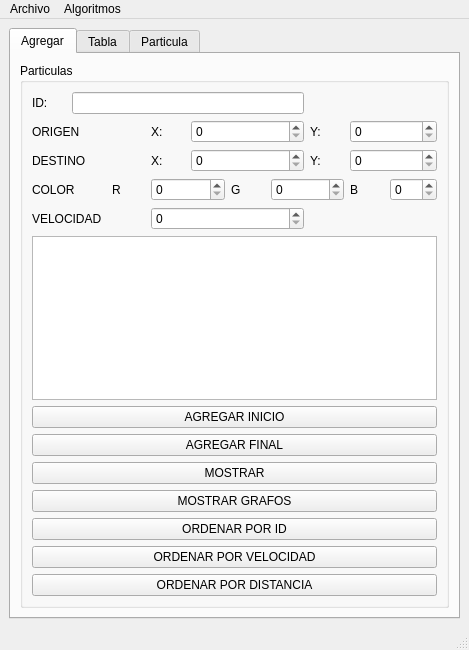
<?xml version="1.0" encoding="UTF-8"?>
<ui version="4.0">
 <class>MainWindow</class>
 <widget class="QMainWindow" name="MainWindow">
  <property name="geometry">
   <rect>
    <x>0</x>
    <y>0</y>
    <width>469</width>
    <height>650</height>
   </rect>
  </property>
  <property name="windowTitle">
   <string>Particulas</string>
  </property>
  <widget class="QWidget" name="centralwidget">
   <layout class="QGridLayout" name="gridLayout">
    <item row="0" column="0">
     <widget class="QTabWidget" name="tabWidget">
      <property name="currentIndex">
       <number>0</number>
      </property>
      <widget class="QWidget" name="tab">
       <attribute name="title">
        <string>Agregar</string>
       </attribute>
       <layout class="QGridLayout" name="gridLayout_4">
        <item row="0" column="0">
         <widget class="QGroupBox" name="groupBox">
          <property name="title">
           <string>Particulas</string>
          </property>
          <layout class="QGridLayout" name="gridLayout_3">
           <item row="3" column="9">
            <widget class="QSpinBox" name="B_spinBox">
             <property name="maximum">
              <number>255</number>
             </property>
            </widget>
           </item>
           <item row="1" column="4" colspan="3">
            <widget class="QSpinBox" name="origenX_spinBox">
             <property name="maximum">
              <number>500</number>
             </property>
            </widget>
           </item>
           <item row="1" column="8" colspan="2">
            <widget class="QSpinBox" name="origenY_spinBox">
             <property name="maximum">
              <number>500</number>
             </property>
            </widget>
           </item>
           <item row="8" column="0" colspan="10">
            <widget class="QPushButton" name="pushButton_2">
             <property name="text">
              <string>MOSTRAR</string>
             </property>
            </widget>
           </item>
           <item row="2" column="8" colspan="2">
            <widget class="QSpinBox" name="destinoY_spinBox">
             <property name="maximum">
              <number>500</number>
             </property>
            </widget>
           </item>
           <item row="5" column="0" colspan="10">
            <widget class="QPlainTextEdit" name="salida"/>
           </item>
           <item row="1" column="7">
            <widget class="QLabel" name="label_7">
             <property name="text">
              <string>Y:</string>
             </property>
            </widget>
           </item>
           <item row="7" column="0" colspan="10">
            <widget class="QPushButton" name="Final_pushButton">
             <property name="text">
              <string>AGREGAR FINAL</string>
             </property>
            </widget>
           </item>
           <item row="3" column="2">
            <widget class="QLabel" name="label_10">
             <property name="text">
              <string>R</string>
             </property>
            </widget>
           </item>
           <item row="1" column="0" colspan="2">
            <widget class="QLabel" name="label_2">
             <property name="text">
              <string>ORIGEN</string>
             </property>
            </widget>
           </item>
           <item row="4" column="3" colspan="4">
            <widget class="QSpinBox" name="velocidad_spinBox">
             <property name="maximum">
              <number>100</number>
             </property>
            </widget>
           </item>
           <item row="0" column="0">
            <widget class="QLabel" name="label">
             <property name="text">
              <string>ID:</string>
             </property>
            </widget>
           </item>
           <item row="12" column="0" colspan="10">
            <widget class="QPushButton" name="distanciaOrdenar_pushButton">
             <property name="text">
              <string>ORDENAR POR DISTANCIA</string>
             </property>
            </widget>
           </item>
           <item row="10" column="0" colspan="10">
            <widget class="QPushButton" name="idOrdenar_pushButton">
             <property name="text">
              <string>ORDENAR POR ID</string>
             </property>
            </widget>
           </item>
           <item row="4" column="0" colspan="2">
            <widget class="QLabel" name="label_4">
             <property name="text">
              <string>VELOCIDAD</string>
             </property>
            </widget>
           </item>
           <item row="6" column="0" colspan="10">
            <widget class="QPushButton" name="Inicio_pushButton">
             <property name="text">
              <string>AGREGAR INICIO</string>
             </property>
            </widget>
           </item>
           <item row="0" column="1" colspan="6">
            <widget class="QLineEdit" name="ID_lineEdit"/>
           </item>
           <item row="3" column="0" colspan="2">
            <widget class="QLabel" name="label_5">
             <property name="text">
              <string>COLOR</string>
             </property>
            </widget>
           </item>
           <item row="2" column="0" colspan="2">
            <widget class="QLabel" name="label_3">
             <property name="text">
              <string>DESTINO</string>
             </property>
            </widget>
           </item>
           <item row="2" column="7">
            <widget class="QLabel" name="label_9">
             <property name="text">
              <string>Y:</string>
             </property>
            </widget>
           </item>
           <item row="1" column="3">
            <widget class="QLabel" name="label_6">
             <property name="text">
              <string>X:</string>
             </property>
            </widget>
           </item>
           <item row="3" column="3" colspan="2">
            <widget class="QSpinBox" name="R_spinBox">
             <property name="maximum">
              <number>255</number>
             </property>
            </widget>
           </item>
           <item row="9" column="0" colspan="10">
            <widget class="QPushButton" name="grafos_pushButton">
             <property name="text">
              <string>MOSTRAR GRAFOS</string>
             </property>
            </widget>
           </item>
           <item row="3" column="6" colspan="2">
            <widget class="QSpinBox" name="G_spinBox">
             <property name="maximum">
              <number>255</number>
             </property>
            </widget>
           </item>
           <item row="3" column="8">
            <widget class="QLabel" name="label_12">
             <property name="text">
              <string>B</string>
             </property>
            </widget>
           </item>
           <item row="11" column="0" colspan="10">
            <widget class="QPushButton" name="velocidadOrdenar_pushButton">
             <property name="text">
              <string>ORDENAR POR VELOCIDAD</string>
             </property>
            </widget>
           </item>
           <item row="3" column="5">
            <widget class="QLabel" name="label_11">
             <property name="text">
              <string>G</string>
             </property>
            </widget>
           </item>
           <item row="2" column="3">
            <widget class="QLabel" name="label_8">
             <property name="text">
              <string>X:</string>
             </property>
            </widget>
           </item>
           <item row="2" column="4" colspan="3">
            <widget class="QSpinBox" name="destinoX_spinBox">
             <property name="maximum">
              <number>500</number>
             </property>
            </widget>
           </item>
          </layout>
         </widget>
        </item>
       </layout>
      </widget>
      <widget class="QWidget" name="tab_2">
       <attribute name="title">
        <string>Tabla</string>
       </attribute>
       <layout class="QGridLayout" name="gridLayout_5">
        <item row="0" column="0" colspan="3">
         <widget class="QTableWidget" name="tabla"/>
        </item>
        <item row="1" column="0">
         <widget class="QLineEdit" name="buscar_lineEdit">
          <property name="placeholderText">
           <string>ID Particula</string>
          </property>
         </widget>
        </item>
        <item row="1" column="1">
         <widget class="QPushButton" name="buscar_pushButton">
          <property name="text">
           <string>BUSCAR</string>
          </property>
         </widget>
        </item>
        <item row="1" column="2">
         <widget class="QPushButton" name="mostrar_tabla_pushButton">
          <property name="text">
           <string>MOSTRAR</string>
          </property>
         </widget>
        </item>
       </layout>
      </widget>
      <widget class="QWidget" name="tab_3">
       <attribute name="title">
        <string>Particula</string>
       </attribute>
       <layout class="QGridLayout" name="gridLayout_2">
        <item row="0" column="0" colspan="2">
         <widget class="QGraphicsView" name="graphicsView"/>
        </item>
        <item row="1" column="0">
         <widget class="QPushButton" name="dibujar">
          <property name="text">
           <string>DIBUJAR</string>
          </property>
         </widget>
        </item>
        <item row="1" column="1">
         <widget class="QPushButton" name="limpiar">
          <property name="text">
           <string>LIMPIAR</string>
          </property>
         </widget>
        </item>
       </layout>
      </widget>
     </widget>
    </item>
   </layout>
  </widget>
  <widget class="QMenuBar" name="menubar">
   <property name="geometry">
    <rect>
     <x>0</x>
     <y>0</y>
     <width>469</width>
     <height>21</height>
    </rect>
   </property>
   <widget class="QMenu" name="menuArchivo">
    <property name="title">
     <string>Archivo</string>
    </property>
    <addaction name="actionAbrir"/>
    <addaction name="actionGuardar"/>
   </widget>
   <widget class="QMenu" name="menuAlgoritmos">
    <property name="title">
     <string>Algoritmos</string>
    </property>
    <addaction name="actionRecorrido_Amplitud"/>
    <addaction name="actionRecorrido_Profundidad"/>
   </widget>
   <addaction name="menuArchivo"/>
   <addaction name="menuAlgoritmos"/>
  </widget>
  <widget class="QStatusBar" name="statusbar"/>
  <action name="actionAbrir">
   <property name="text">
    <string>Abrir</string>
   </property>
   <property name="shortcut">
    <string>Ctrl+O</string>
   </property>
  </action>
  <action name="actionGuardar">
   <property name="text">
    <string>Guardar</string>
   </property>
   <property name="shortcut">
    <string>Ctrl+S</string>
   </property>
  </action>
  <action name="actionRecorrido_Amplitud">
   <property name="text">
    <string>Recorrido Amplitud</string>
   </property>
  </action>
  <action name="actionRecorrido_Profundidad">
   <property name="text">
    <string>Recorrido Profundidad</string>
   </property>
  </action>
 </widget>
 <resources/>
 <connections/>
</ui>
